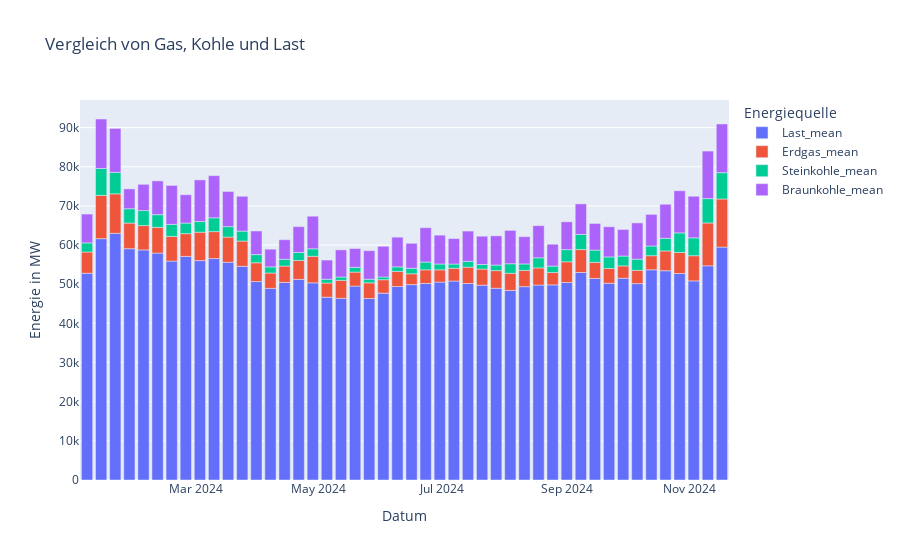

This figure's notebook cell:
### Markdown cell above
# Kohle und Gas werden vor allem dann benötigt, wenn man eine hohe Last hat

### Code cell
# DataFrame umformen (long-format)
long_df = weekly_df.reset_index().melt(
    id_vars=["Datum (MEZ)"],  # Die Spalte, die beibehalten wird
    value_vars=["Last_mean", "Erdgas_mean", "Steinkohle_mean", "Braunkohle_mean"],  # Die Spalten, die zusammengeführt werden
    var_name="Energiequelle",  # Neuer Name für die Spaltenkategorie
    value_name="Energie (MW)"  # Neuer Name für die Werte
)

long_df.head(5)
# Plot erstellen
fig = px.bar(
    long_df,
    x="Datum (MEZ)",
    y="Energie (MW)",
    color="Energiequelle",  # Gruppieren nach Energiequelle
    title="Vergleich von Gas, Kohle und Last",
    labels={"Datum (MEZ)": "Datum", "Energie (MW)": "Energie in MW"}
)

fig.show()
